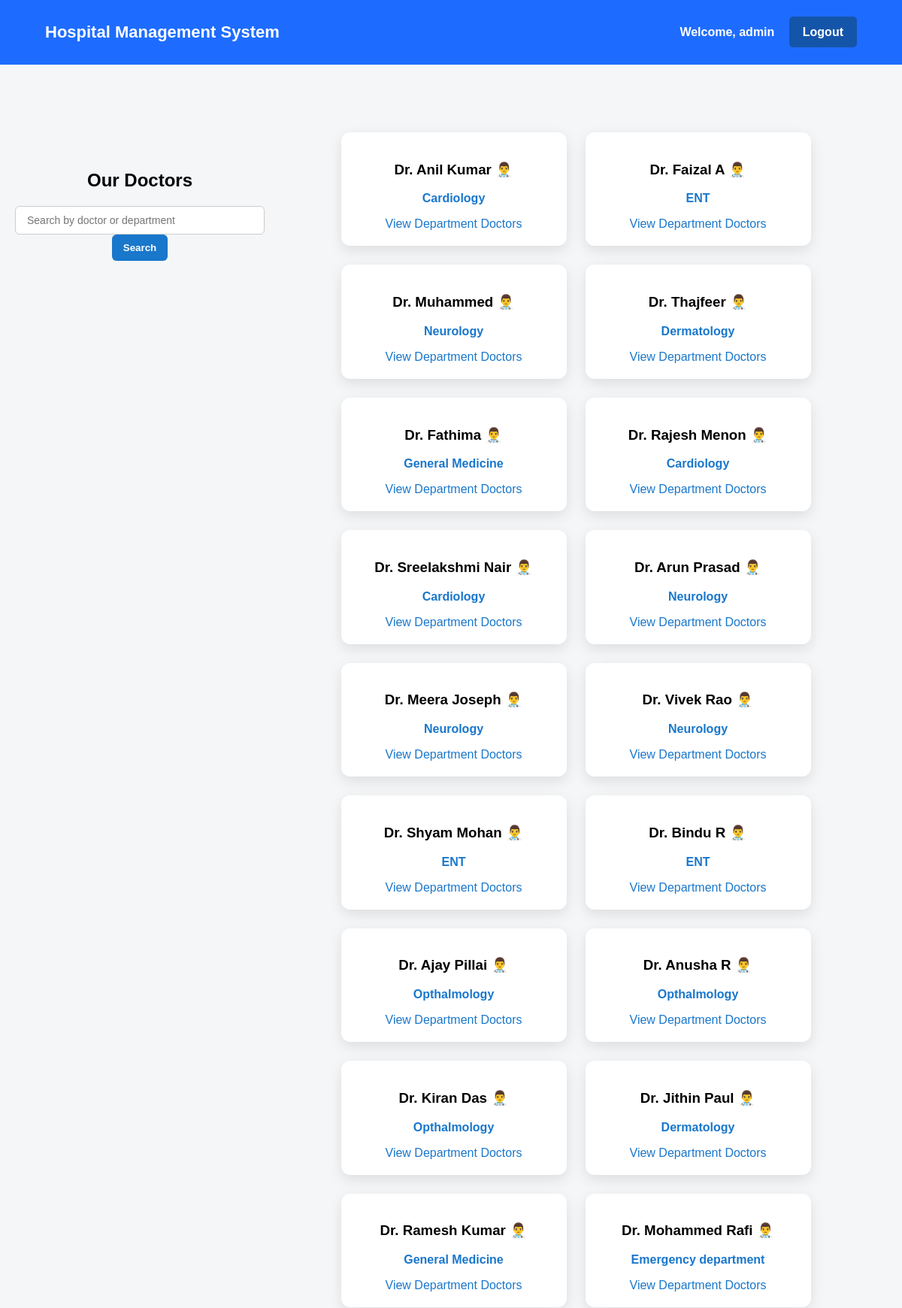
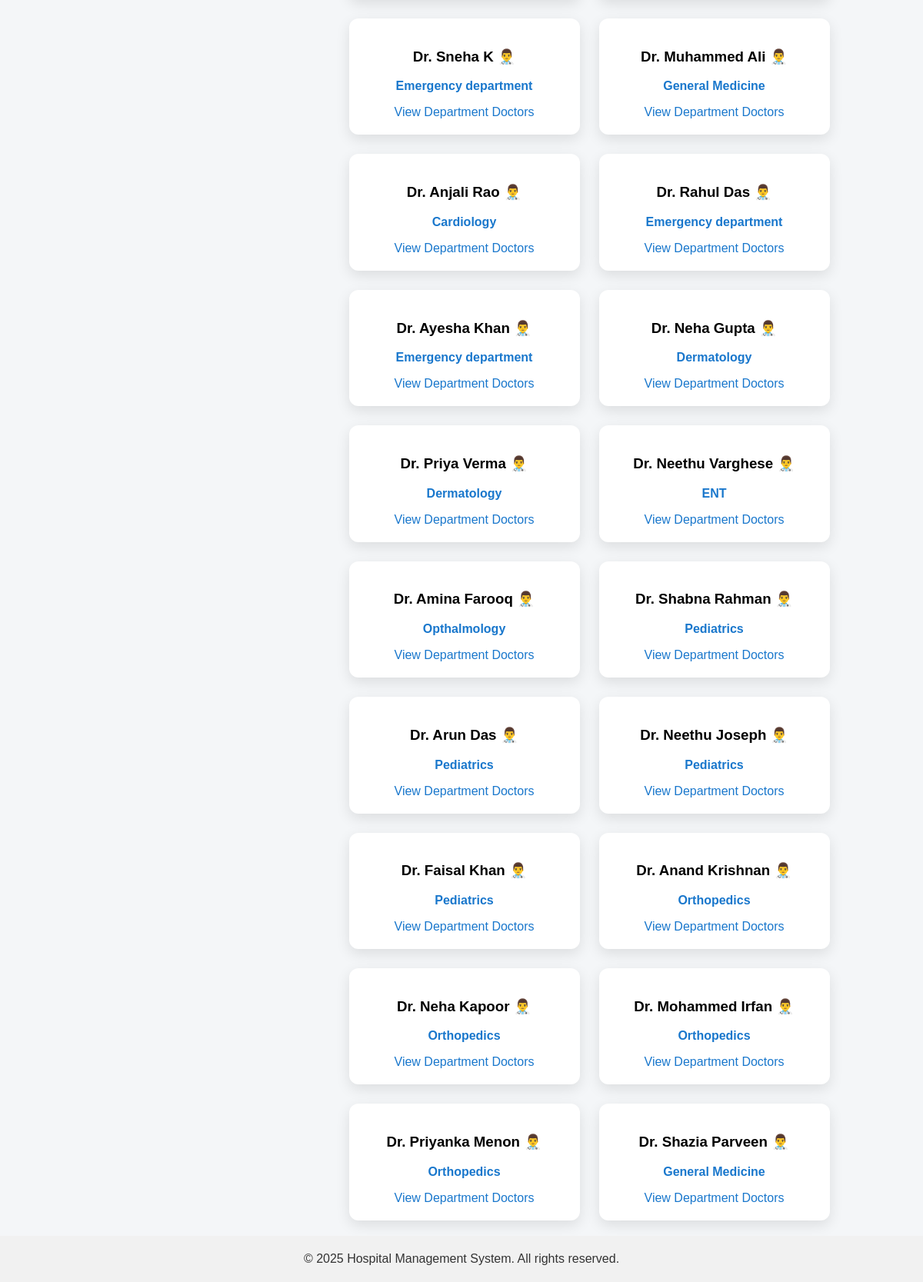
Screenshot of /doctors/ (signed in) with the database file from the repository (2 pictures, top to bottom).
### hospital/models.py (models this page shows, shortened)
class Doctor(models.Model):
    name = models.CharField(max_length=100)
    department = models.ForeignKey(
        Department,
        on_delete=models.CASCADE,
        related_name='doctors'
    )

class Department(models.Model):
    name = models.CharField(max_length=100)

### hospital/views.py (the view)
# urls.py: path("doctors/", views.all_doctors, name="all_doctors"),
def all_doctors(request):
    query = request.GET.get('q', '')  # get the search query
    if query:
        doctors = Doctor.objects.filter(
            name__icontains=query
        ) | Doctor.objects.filter(
            department__name__icontains=query
        )
    else:
        doctors = Doctor.objects.all()
    return render(request, "hospital/doctors.html", {
        "doctors": doctors,
        "query": query
    })

### hospital/templates/hospital/doctors.html
{% extends "hospital/base.html" %}
{% block content %}
<div style="text-align:center; margin:30px 0;">
    <h2>Our Doctors</h2>
    <form method="get" action="{% url 'all_doctors' %}" style="margin-bottom:30px;">
        <input type="text" name="q" placeholder="Search by doctor or department"
               value="{{ query }}" style="
                   padding:10px 15px;
                   width:300px;
                   border-radius:6px;
                   border:1px solid #ccc;
                   font-size:14px;
               ">
        <button type="submit" style="
                   padding:10px 15px;
                   border:none;
                   background:#1977cc;
                   color:white;
                   font-weight:bold;
                   border-radius:6px;
               ">
            Search
        </button>
    </form>
</div>
<div style="display:flex; flex-wrap:wrap; gap:25px; justify-content:center;">
    {% for doctor in doctors %}
        <div style="
            width:260px;
            background:#fff;
            padding:20px;
            border-radius:12px;
            box-shadow:0 6px 18px rgba(0,0,0,0.1);
            text-align:center;
        ">
            <h3>{{ doctor.name }} 👨‍⚕️</h3>
            <p style="color:#1977cc; font-weight:600;">
                {{ doctor.department.name }}
            </p>
            <a href="{% url 'department_doctors' doctor.department.id %}"
               style="text-decoration:none; color:#1977cc; font-weight:500;">
                View Department Doctors
            </a>
        </div>
    {% empty %}
        <p>No doctors found.</p>
    {% endfor %}
</div>
{% endblock %}

### hospital/templates/hospital/base.html (shortened to what this page needs)
{% load static %}
<!DOCTYPE html>
<html>
<head>
    <link rel="stylesheet" href="{% static 'style.css' %}">
</head>
<body>
<div class="header">
    <div class="head-left">
        <h1>Hospital Management System</h1>
    </div>
    <div class="head-right">
        {% if user.is_authenticated %}
            <span style="margin-right:15px; color:white;">Welcome, {{ user.username }}</span>
            <a href="{% url 'logout' %}" class="auth-btn">Logout</a>
        {% else %}
            <a href="{% url 'login' %}" class="auth-btn">Login</a>
        {% endif %}
    </div>
</div>
<main>
    {% block content %}{% endblock %}
</main>
<footer class="footer">
     © 2025 Hospital Management System. All rights reserved.
</footer>
</body>
</html>

### hospital/static/style.css (style rules this page uses)
body { height: 100%; display: flex; flex-direction: column; margin: 0; font-family: Arial, sans-serif; background: #f4f6f8; }
.header { display: flex; justify-content: space-between; align-items: center; background-color: #1e6cff; padding: 30px 60px; color: white; }
.head-left h1 { margin: 0; font-size: 22px; }
.head-right a.auth-btn { color: white; text-decoration: none; font-weight: bold; padding: 12px 18px; border-radius: 5px; background-color: #1455aa; }
.head-right span { font-weight: bold; }
main { margin-top: 70px; padding: 20px; display: flex; }
.footer { display: flex; justify-content: center; align-items: center; height: 60px; background-color: #f1f1f1; color: #333; position: relative; width: 100%; }

### rows the page displays
Doctor: name "Dr. Anil Kumar", department.name "Cardiology"
Doctor: name "Dr. Faizal A", department.name "ENT"
Doctor: name "Dr. Muhammed", department.name "Neurology"
Doctor: name "Dr. Thajfeer", department.name "Dermatology"
Doctor: name "Dr. Fathima", department.name "General Medicine"
Doctor: name "Dr. Rajesh Menon", department.name "Cardiology"
Doctor: name "Dr. Sreelakshmi Nair", department.name "Cardiology"
Doctor: name "Dr. Arun Prasad", department.name "Neurology"
Doctor: name "Dr. Meera Joseph", department.name "Neurology"
Doctor: name "Dr. Vivek Rao", department.name "Neurology"
Doctor: name "Dr. Shyam Mohan", department.name "ENT"
Doctor: name "Dr. Bindu R", department.name "ENT"
Doctor: name "Dr. Ajay Pillai", department.name "Opthalmology"
Doctor: name "Dr. Anusha R", department.name "Opthalmology"
Doctor: name "Dr. Kiran Das", department.name "Opthalmology"
Doctor: name "Dr. Jithin Paul", department.name "Dermatology"
Doctor: name "Dr. Ramesh Kumar", department.name "General Medicine"
Doctor: name "Dr. Mohammed Rafi", department.name "Emergency department"
Doctor: name "Dr. Sneha K", department.name "Emergency department"
Doctor: name "Dr. Muhammed Ali", department.name "General Medicine"
Doctor: name "Dr. Anjali Rao", department.name "Cardiology"
Doctor: name "Dr. Rahul Das", department.name "Emergency department"
Doctor: name "Dr. Ayesha Khan", department.name "Emergency department"
Doctor: name "Dr. Neha Gupta", department.name "Dermatology"
Doctor: name "Dr. Priya Verma", department.name "Dermatology"
Doctor: name "Dr. Neethu Varghese", department.name "ENT"
Doctor: name "Dr. Amina Farooq", department.name "Opthalmology"
Doctor: name "Dr. Shabna Rahman", department.name "Pediatrics"
Doctor: name "Dr. Arun Das", department.name "Pediatrics"
Doctor: name "Dr. Neethu Joseph", department.name "Pediatrics"
Doctor: name "Dr. Faisal Khan", department.name "Pediatrics"
Doctor: name "Dr. Anand Krishnan", department.name "Orthopedics"
Doctor: name "Dr. Neha Kapoor", department.name "Orthopedics"
Doctor: name "Dr. Mohammed Irfan", department.name "Orthopedics"
Doctor: name "Dr. Priyanka Menon", department.name "Orthopedics"
Doctor: name "Dr. Shazia Parveen", department.name "General Medicine"

### other values shown
{{ user.username }} "admin"
